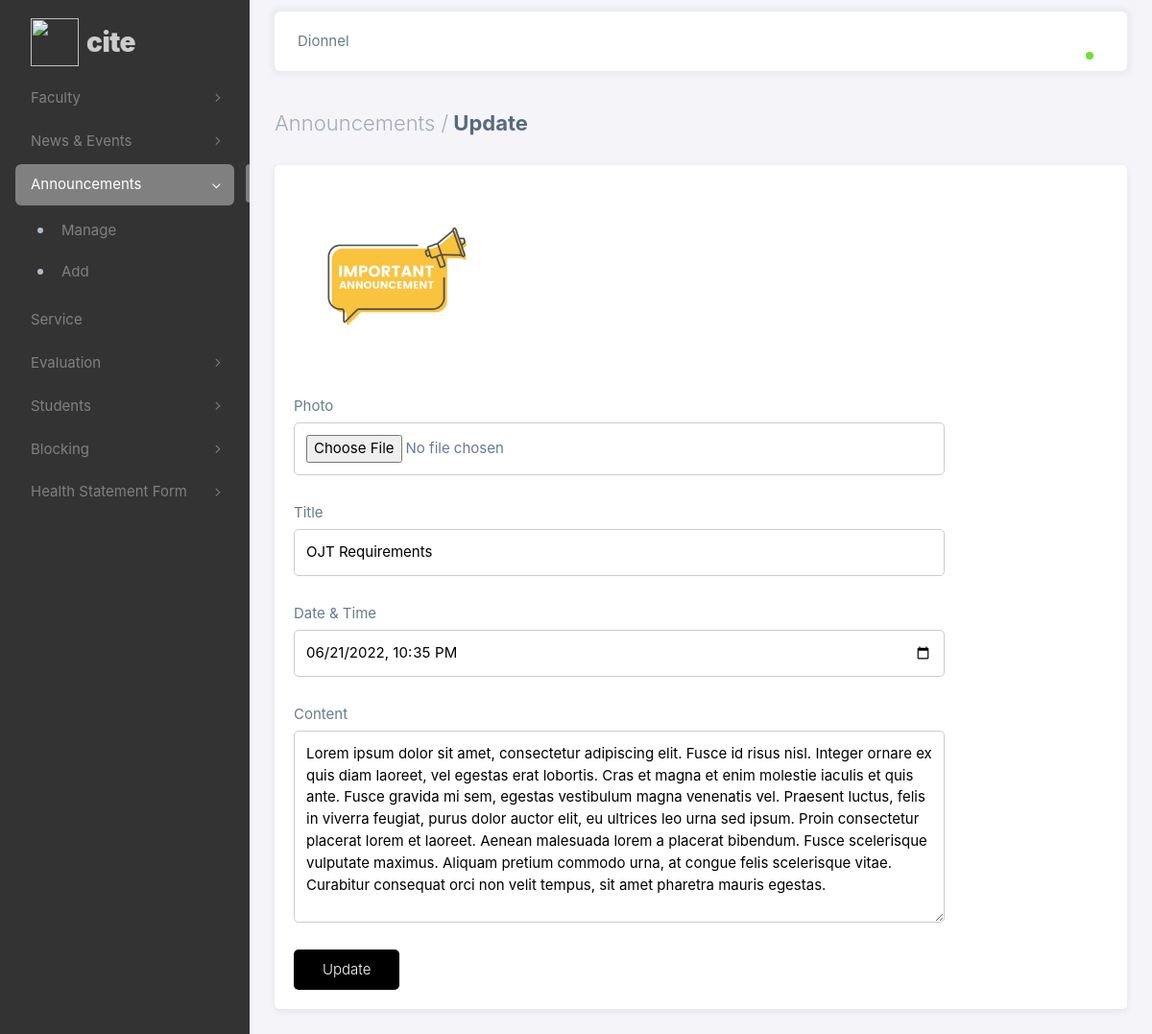
Screenshot of /admin/php/upd_announcements.php?bulletin_id=5 (signed in) with the database file from the repository.
### tables this page shows
CREATE TABLE `announcement_tbl` (
  `bulletin_id` int(11) NOT NULL,
  `photo` varchar(255) NOT NULL,
  `title` varchar(30) NOT NULL,
  `content` varchar(1000) NOT NULL,
  `time_date` datetime NOT NULL
);

### admin/php/upd_announcements.php (the view, shortened to what this page needs)
<?php
if (isset($_SESSION['id']) && isset($_SESSION['username']) && isset($_SESSION['fname'])) {
  $bulletin_id = $_GET['bulletin_id'];
?>
<!DOCTYPE html>
<html
  lang="en"
  class="light-style layout-menu-fixed"
  dir="ltr"
  data-theme="theme-default"
  data-assets-path="../assets/"
  data-template="vertical-menu-template-free"
>
  <head>
    <link rel="stylesheet" href="../assets/vendor/fonts/boxicons.css" />
    <link rel="stylesheet" href="../assets/vendor/css/core.css" class="template-customizer-core-css" />
    <link rel="stylesheet" href="../assets/vendor/css/theme-default.css" class="template-customizer-theme-css" />
    <link rel="stylesheet" href="../assets/css/demo.css" />
    <link rel="stylesheet" href="../assets/vendor/libs/perfect-scrollbar/perfect-scrollbar.css" />
    <link rel="stylesheet" href="../assets/vendor/libs/apex-charts/apex-charts.css" />
    <link rel="stylesheet" href="css/cite_theme.css" />
  </head>
  <body>
    <div class="layout-wrapper layout-content-navbar">
      <div class="layout-container">
        <aside id="layout-menu" class="layout-menu menu-vertical menu bg-menu-theme">
          <div class="app-brand demo">
            <a href="faculty.php" class="app-brand-link">
              <span class="app-brand-logo demo">
                <img src="assets/logo.png" style="height: 50px; width: 50px">
              </span>
              <span class="app-brand-text demo menu-text fw-bolder ms-2">CITE</span>
            </a>
          </div>
          <ul class="menu-inner py-1">
            <li class="menu-item">
              <a href="javascript:void(0);" class="menu-link menu-toggle">
                <div data-i18n="Layouts">Faculty</div>
              </a>
            </li>
            <li class="menu-item">
              <a href="javascript:void(0);" class="menu-link menu-toggle">
                <div data-i18n="Layouts">News & Events</div>
              </a>
            </li>
            <li class="menu-item active open">
              <a href="javascript:void(0);" class="menu-link menu-toggle">
                <div data-i18n="Layouts">Announcements</div>
              </a>
              <ul class="menu-sub">
                <li class="menu-item">
                  <a href="announcements.php" class="menu-link">
                    <div>Manage</div>
                  </a>
                </li>
                <li class="menu-item">
                  <a href="add_announcements.php" class="menu-link">
                    <div>Add</div>
                  </a>
                </li>
              </ul>
            </li>
            <li class="menu-item">
              <a href="index.html" class="menu-link">
                <div data-i18n="Analytics">Service</div>
              </a>
            </li>
            <li class="menu-item">
              <a href="javascript:void(0);" class="menu-link menu-toggle">
                <div data-i18n="Layouts">Evaluation</div>
              </a>
            </li>
            <li class="menu-item">
              <a href="javascript:void(0);" class="menu-link menu-toggle">
                <div data-i18n="Layouts">Students</div>
              </a>
            </li>
            <li class="menu-item">
              <a href="javascript:void(0);" class="menu-link menu-toggle">
                <div data-i18n="Layouts">Blocking</div>
              </a>
            </li>
            <li class="menu-item">
              <a href="javascript:void(0);" class="menu-link menu-toggle">
                <div data-i18n="Layouts">Health Statement Form</div>
              </a>
            </li>
          </ul>
        </aside>
        <div class="layout-page">
          <nav
            class="layout-navbar container-xxl navbar navbar-expand-xl navbar-detached align-items-center bg-navbar-theme"
            id="layout-navbar">
            <div class="navbar-nav-right d-flex align-items-center" id="navbar-collapse">
              <div class="navbar-nav align-items-center">
                <div class="nav-item d-flex align-items-center">
                  <span><?php echo $_SESSION['fname'].' '.$_SESSION['lname'];?></span>
                </div>
              </div>
              <ul class="navbar-nav flex-row align-items-center ms-auto">
                <li class="nav-item navbar-dropdown dropdown-user dropdown">
                  <a class="nav-link dropdown-toggle hide-arrow" href="javascript:void(0);" data-bs-toggle="dropdown">
                    <div class="avatar avatar-online">
                    </div>
                  </a>
                </li>
              </ul>
            </div>
          </nav>
          <div class="content-wrapper">
            <div class="container-xxl flex-grow-1 container-p-y">
              <h4 class="fw-bold py-3"><span class="text-muted fw-light">Announcements /</span> Update</h4>
              <div class="section-container card">
                <form action="php/announcementsPHP.php?bulletin_id=<?=$bulletin_id?>" method="POST" id="news_eventsForm" enctype="multipart/form-data">
                  <?php
                    include "db_conn.php";
                    $sql = "SELECT * FROM announcement_tbl WHERE bulletin_id = $bulletin_id";
                    $result = $conn->query($sql);
                      if($result->num_rows > 0) {
                        while ($row=$result->fetch_assoc()) {
                  ?>
                  <div class="image-container">
                    <img src="images/<?php echo $row['photo'];?>" class="img-fluid" id="profileDisplay">
                  </div>
                  <div class="control-form">
                    <label>Photo</label>
                    <input type="file" class="ip-file" name="upd_photo" id="upd_photo" onChange="displayImage(this)" value="<?php echo $row['photo'];?>">
                  </div>
                  <br>
                  <div class="control-form">
                    <label>Title</label>
                    <input type="text" class="ip-text" name="upd_title" id="upd_title" value="<?php echo $row['title'];?>" required>
                  </div>
                  <br>
                  <div class="control-form">
                    <label>Date & Time</label>
                    <input type="datetime-local" class="ip-datetime" name="upd_time_date" id="upd_time_date" value="<?php $date = $row['time_date']; echo date("Y-m-d\TH:i:s", strtotime($date));?>" required>
                  </div>
                  <br>
                  <div class="control-form">
                    <label>Content</label>
                    <textarea style="height: 200px;" class="text-area" name="upd_content" id="upd_content" required><?php echo $row['content'];?></textarea>
                  </div>
                  <br>
                  <button class="main-button" name="uploadbtn">Update</button>
                  <?php
                      }
                    }
                    else {
                      echo "<center>No News & Events Available</center>";
                    }
                  ?>
                </form>
              </div>
            </div>
          </div>
        </div>
      </div>
    </div>
  </body>
</html>
<?php
} else {
  header("Location: index.php");
  exit();
}
?>

### admin/assets/css/demo.css (style rules this page uses)
.menu .app-brand.demo { height: 64px; margin-top: 12px; }
.app-brand-text.demo { font-size: 1.75rem; letter-spacing: -0.5px; text-transform: lowercase; }

### admin/php/css/cite_theme.css (style rules this page uses)
.section-container { background-color: #fff; padding: 20px; border-radius: 5px; }
.main-button { padding: 10px 30px; background-color: #000000; color: #fff; font-size: 15px; font-weight: 300; border: none; border-radius: 5px; }
.ip-text, .text-area, .ip-datetime, .ip-file { padding: 12px; display: block; border-radius: 5px; border: 1px solid #cccccc; margin: 5px 0 5px 0; width: 80%; }
.image-container { height: 200px; width: 200px; margin: 0 0 20px 0; overflow: hidden; display: flex; justify-content: center; }

### rows the page displays
announcement_tbl: photo (picture), upd_title "OJT Requirements", upd_time_date "06/21/2022 22:35", upd_content "Lorem ipsum dolor sit amet, consectetur adipiscing elit. Fusce id risus nisl. Integer ornare ex quis diam laoreet, vel egestas erat lobortis. Cras et magna et enim molestie iaculis et quis ante. Fusce gravida mi sem, egestas vestibulum magna venenatis vel. Praesent luctus, felis in viverra feugiat, purus dolor auctor elit, eu ultrices leo urna sed ipsum. Proin consectetur placerat lorem et laoreet. Aenean malesuada lorem a placerat bibendum. Fusce scelerisque vulputate maximus. Aliquam pretium commodo urna, at congue felis scelerisque vitae. Curabitur consequat orci non velit tempus, sit amet pharetra mauris egestas."

### other values shown
$_SESSION['fname'] "Dionnel"
